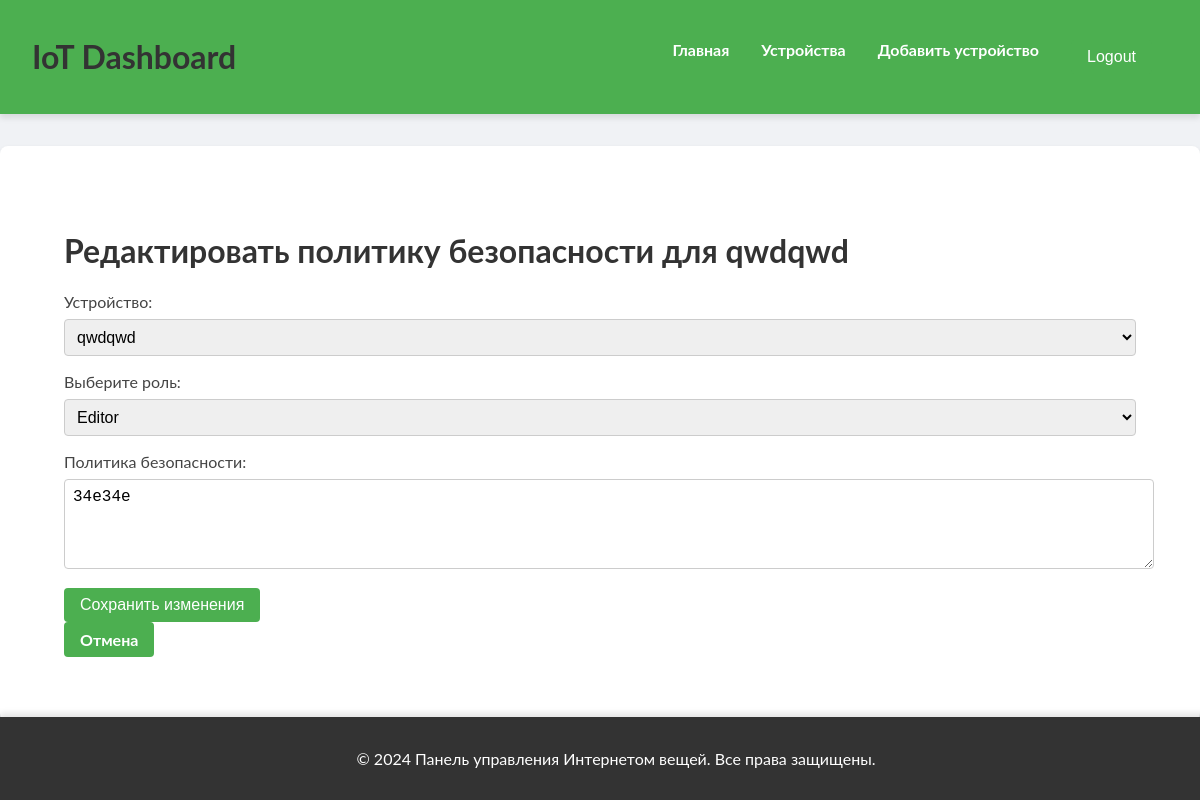
The page /policy/2/edit/ (signed in) on the database its author committed.
### iot/models.py (models this page shows, shortened)
class SecurityPolicy(models.Model):
    ROLE_CHOICES = (
        ('admin', 'Admin'),
        ('editor', 'Editor'),
        ('viewer', 'Viewer'),
    )
    device = models.ForeignKey(Device, on_delete=models.CASCADE)
    role = models.CharField(max_length=10, choices=ROLE_CHOICES)
    policy = models.TextField()
    created_at = models.DateTimeField(auto_now_add=True)

class Device(models.Model):
    name = models.CharField(max_length=100)
    device_type = models.CharField(max_length=100)
    description = models.TextField()
    created_at = models.DateTimeField(auto_now_add=True)
    def __str__(self):
        return self.name

### iot/views.py (the view)
# urls.py: path('policy/<int:policy_id>/edit/', edit_security_policy, name='edit_security_policy'),
@login_required
def edit_security_policy(request, policy_id):
    policy = get_object_or_404(SecurityPolicy, id=policy_id)
    if request.method == 'POST':
        form = SecurityPolicyForm(request.POST, instance=policy)
        if form.is_valid():
            form.save()
            return redirect('device_detail', device_id=policy.device.id)
    else:
        form = SecurityPolicyForm(instance=policy)
    return render(request, 'iot/edit_security_policy.html', {'form': form, 'policy': policy})

### iot/forms.py
class SecurityPolicyForm(forms.ModelForm):
    class Meta:
        model = SecurityPolicy
        fields = ['device', 'role', 'policy']
        labels = {
            'device': 'Устройство',
            'role': 'Выберите роль',
            'policy': 'Политика безопасности',
        }
        widgets = {
            'policy': forms.Textarea(attrs={'rows': 4, 'cols': 40}),
        }

### templates/iot/edit_security_policy.html (shortened to what this page needs)
{% extends 'base.html' %}
{% block content %}
<div class="container">
    <h1>Редактировать политику безопасности для {{ policy.device.name }}</h1>
    <form method="post">
        {{ form.as_p }}
        <button type="submit" class="button primary">Сохранить изменения</button>
    </form>
    <a href="{% url 'device_detail' policy.device.id %}" class="button secondary">Отмена</a>
</div>
{% endblock %}

### static/css/style.css (style rules this page uses)
body { font-family: 'Lato', sans-serif; margin: 0; padding: 0; background-color: #f0f2f5; color: #444; }
h1, h2 { color: #333; }
a { color: #4CAF50; text-decoration: none; font-weight: bold; }
button { background-color: #4CAF50; color: white; padding: 0.5rem 1rem; border: none; cursor: pointer; font-size: 1rem; border-radius: 4px; transition: background-color 0.3s ease; }
.container { max-width: 1200px; margin: 0 auto; padding: 2rem; }
form { margin: 0 auto; }
form label { display: block; margin-bottom: 0.5rem; }
form input, form select, form textarea { width: 100%; padding: 0.5rem; font-size: 1rem; border: 1px solid #ccc; border-radius: 4px; }
form textarea { resize: vertical; }
.button { display: inline-block; background-color: #4CAF50; color: white; padding: 0.5rem 1rem; border: none; cursor: pointer; font-size: 1rem; border-radius: 4px; transition: background-color 0.3s ease; }
.button { display: inline-block; background-color: #4CAF50; color: white; padding: 0.5rem 1rem; border: none; cursor: pointer; font-size: 1rem; border-radius: 4px; transition: background-color 0.3s ease; text-align: center; }

### rows shown on the page
SecurityPolicy: device.name "qwdqwd", device "qwdqwd", role "Editor", policy "34е34е"
